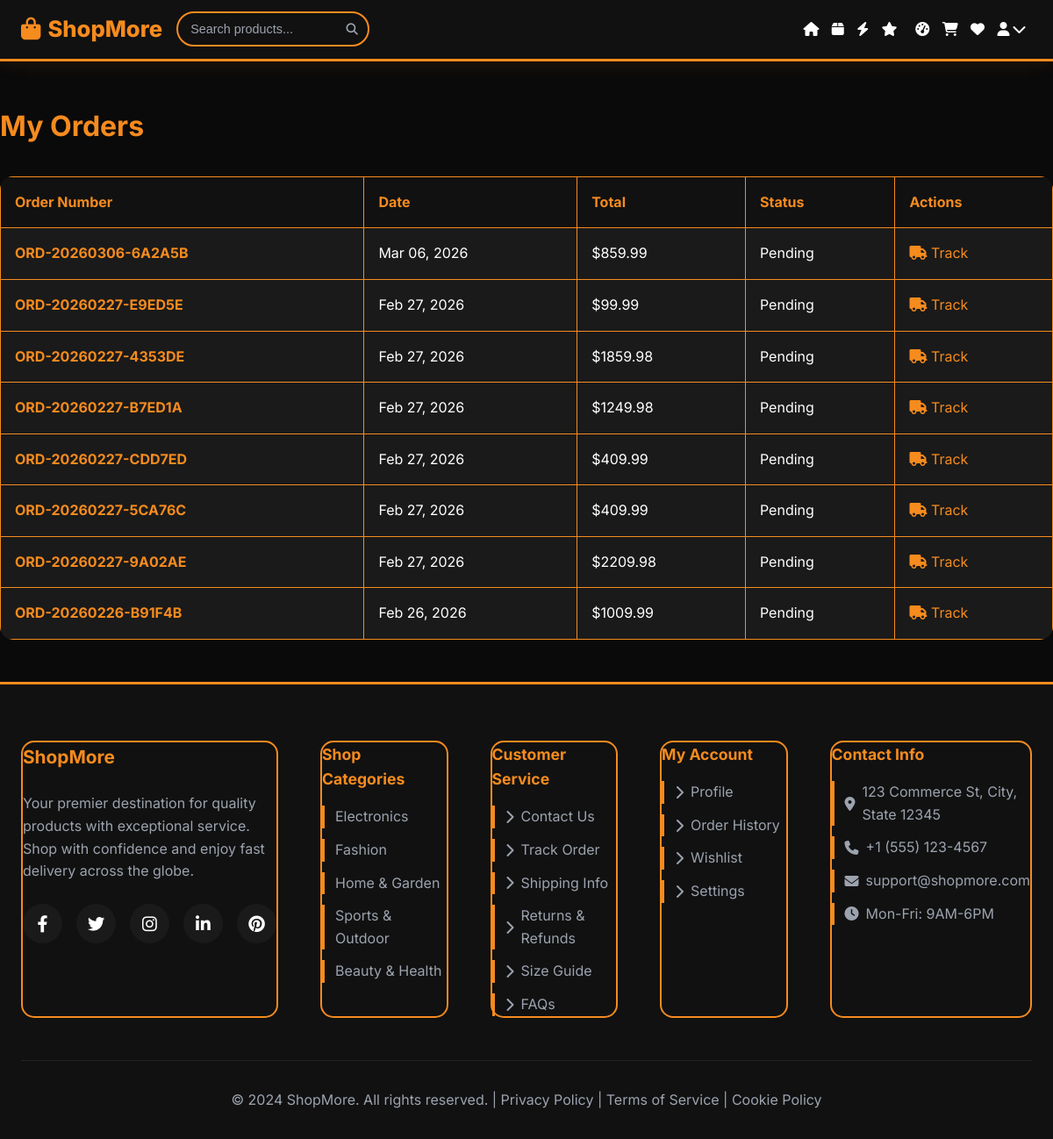
Screenshot of /orders/ (signed in) with the database file from the repository.
### core/models.py (models this page shows, shortened)
class Order(models.Model):  # Fixed: Removed the extra space before class
    STATUS_CHOICES = [
        ('pending', 'Pending'),
        ('processing', 'Processing'),
        ('shipped', 'Shipped'),
        ('delivered', 'Delivered'),
        ('cancelled', 'Cancelled'),
    ]
    order_number = models.CharField(max_length=20, unique=True, blank=True, null=True, editable=False)
    user = models.ForeignKey(User, on_delete=models.CASCADE, related_name='orders')
    total_amount = models.DecimalField(max_digits=10, decimal_places=2)
    shipping_cost = models.DecimalField(max_digits=10, decimal_places=2, default=0)
    status = models.CharField(max_length=20, choices=STATUS_CHOICES, default='pending')
    shipping_address = models.ForeignKey(ShippingAddress, on_delete=models.SET_NULL, null=True, blank=True)
    shipping_method = models.CharField(max_length=100, blank=True)
    tracking_number = models.CharField(max_length=100, blank=True)
    created_at = models.DateTimeField(auto_now_add=True)
    updated_at = models.DateTimeField(auto_now=True)
    @property
    def grand_total(self):
        return self.total_amount + self.shipping_cost
    class Meta:
        ordering = ['-created_at']

### core/views.py (the view)
# urls.py: path('orders/', views.orders_view, name='orders'),
@login_required
def orders_view(request):
    orders = Order.objects.filter(user=request.user)
    return render(request, "orders.html", {"orders": orders})

### templates/orders.html
{% extends "base.html" %}
{% block content %}
<div class="container" style="padding: 3rem 0;">
    <h1 style="color: var(--vivid-yellow); margin-bottom: 2rem;">My Orders</h1>
    <div style="background: var(--light-black); border-radius: 15px; overflow: hidden;">
        <table style="width: 100%; border-collapse: collapse;">
            <thead style="background: var(--dark-black);">
                <tr>
                    <th style="padding: 1rem; text-align: left;">Order Number</th>
                    <th style="padding: 1rem; text-align: left;">Date</th>
                    <th style="padding: 1rem; text-align: left;">Total</th>
                    <th style="padding: 1rem; text-align: left;">Status</th>
                    <th style="padding: 1rem; text-align: left;">Actions</th>
                </tr>
            </thead>
            <tbody>
                {% for order in orders %}
                <tr style="border-bottom: 1px solid var(--medium-black);">
                    <td style="padding: 1rem;">
                        <strong style="color: var(--vivid-yellow);">{{ order.order_number }}</strong>
                    </td>
                    <td style="padding: 1rem;">{{ order.created_at|date:"M d, Y" }}</td>
                    <td style="padding: 1rem;">${{ order.grand_total }}</td>
                    <td style="padding: 1rem;">
                        <span class="status {{ order.status }}">{{ order.get_status_display }}</span>
                    </td>
                    <td style="padding: 1rem;">
                        <a href="{% url 'track_order' %}?order={{ order.order_number }}"
                           style="color: var(--vivid-yellow); text-decoration: none;">
                            <i class="fas fa-truck"></i> Track
                        </a>
                    </td>
                </tr>
                {% empty %}
                <tr>
                    <td colspan="5" style="padding: 3rem; text-align: center; color: var(--medium-gray);">
                        No orders yet. <a href="{% url 'products' %}" style="color: var(--vivid-yellow);">Start Shopping</a>
                    </td>
                </tr>
                {% endfor %}
            </tbody>
        </table>
    </div>
</div>
{% endblock %}

### templates/base.html (style rules this page uses)
:root { --rich-black: #0a0a0a; --dark-black: #111111; --medium-black: #222222; --light-black: #1a1a1a; --white: #ffffff; --light-gray: #f8f9fa; --medium-gray: #9ca3af; --dark-gray: #4b5563; --vivid-yellow: #F68B1E; --bright-yellow: #F68B1E; --gold-yellow: #F68B1E; --success: #28a745; --danger: #dc3545; --warning: #ffc107; --info: #17a2b8; --border-light: 1px solid #F68B1E; --border-medium: 2px solid #F68B1E; --border-bold: 3px solid #F68B1E; }
* { transition: background-color 0.3s ease, color 0.3s ease, border-color 0.3s ease; }
* { margin: 0; padding: 0; box-sizing: border-box; }
body { font-family: 'Inter', 'Arial', sans-serif; background-color: var(--rich-black); color: var(--white); line-height: 1.6; min-height: 100vh; display: flex; flex-direction: column; }
.container { max-width: 1400px; margin: 0 auto; padding: 0 1.5rem; width: 100%; }
table { border-collapse: collapse; width: 100%; }
th, td { border: 1px solid var(--vivid-yellow); padding: 0.75rem; }
th { background-color: var(--dark-black); color: var(--vivid-yellow); }

### rows the page displays
Order: order_number "ORD-20260306-6A2A5B", created_at "Mar 06, 2026", grand_total "859.99", status "Pending"
Order: order_number "ORD-20260227-E9ED5E", created_at "Feb 27, 2026", grand_total "99.99", status "Pending"
Order: order_number "ORD-20260227-4353DE", created_at "Feb 27, 2026", grand_total "1859.98", status "Pending"
Order: order_number "ORD-20260227-B7ED1A", created_at "Feb 27, 2026", grand_total "1249.98", status "Pending"
Order: order_number "ORD-20260227-CDD7ED", created_at "Feb 27, 2026", grand_total "409.99", status "Pending"
Order: order_number "ORD-20260227-5CA76C", created_at "Feb 27, 2026", grand_total "409.99", status "Pending"
Order: order_number "ORD-20260227-9A02AE", created_at "Feb 27, 2026", grand_total "2209.98", status "Pending"
Order: order_number "ORD-20260226-B91F4B", created_at "Feb 26, 2026", grand_total "1009.99", status "Pending"
